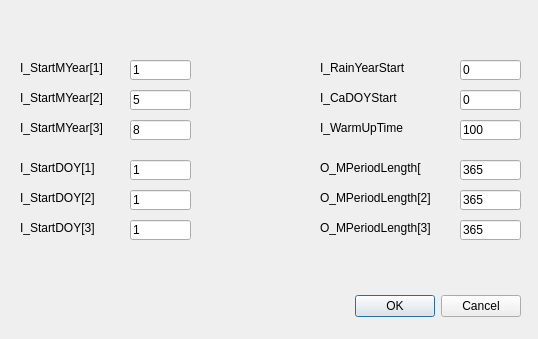
<?xml version="1.0" encoding="UTF-8"?>
<ui version="4.0">
 <class>Dialog</class>
 <widget class="QDialog" name="Dialog">
  <property name="geometry">
   <rect>
    <x>0</x>
    <y>0</y>
    <width>538</width>
    <height>339</height>
   </rect>
  </property>
  <property name="windowTitle">
   <string>Input initial run</string>
  </property>
  <widget class="QDialogButtonBox" name="buttonBox">
   <property name="geometry">
    <rect>
     <x>180</x>
     <y>290</y>
     <width>341</width>
     <height>32</height>
    </rect>
   </property>
   <property name="orientation">
    <enum>Qt::Horizontal</enum>
   </property>
   <property name="standardButtons">
    <set>QDialogButtonBox::Cancel|QDialogButtonBox::Ok</set>
   </property>
  </widget>
  <widget class="QLabel" name="label_123">
   <property name="geometry">
    <rect>
     <x>20</x>
     <y>220</y>
     <width>91</width>
     <height>16</height>
    </rect>
   </property>
   <property name="text">
    <string>I_StartDOY[3]</string>
   </property>
  </widget>
  <widget class="QLineEdit" name="I_CaDOYStart">
   <property name="geometry">
    <rect>
     <x>460</x>
     <y>90</y>
     <width>61</width>
     <height>20</height>
    </rect>
   </property>
   <property name="text">
    <string>0</string>
   </property>
  </widget>
  <widget class="QLineEdit" name="I_StartMYear_1">
   <property name="geometry">
    <rect>
     <x>130</x>
     <y>60</y>
     <width>61</width>
     <height>20</height>
    </rect>
   </property>
   <property name="text">
    <string>1</string>
   </property>
  </widget>
  <widget class="QLabel" name="label_118">
   <property name="geometry">
    <rect>
     <x>20</x>
     <y>120</y>
     <width>91</width>
     <height>16</height>
    </rect>
   </property>
   <property name="text">
    <string>I_StartMYear[3]</string>
   </property>
  </widget>
  <widget class="QLineEdit" name="O_MPeriodLength_3">
   <property name="geometry">
    <rect>
     <x>460</x>
     <y>220</y>
     <width>61</width>
     <height>20</height>
    </rect>
   </property>
   <property name="text">
    <string>365</string>
   </property>
  </widget>
  <widget class="QLineEdit" name="I_WarmUpTime">
   <property name="geometry">
    <rect>
     <x>460</x>
     <y>120</y>
     <width>61</width>
     <height>20</height>
    </rect>
   </property>
   <property name="text">
    <string>100</string>
   </property>
  </widget>
  <widget class="QLabel" name="label_125">
   <property name="geometry">
    <rect>
     <x>320</x>
     <y>220</y>
     <width>111</width>
     <height>16</height>
    </rect>
   </property>
   <property name="text">
    <string>O_MPeriodLength[3]</string>
   </property>
  </widget>
  <widget class="QLabel" name="label_116">
   <property name="geometry">
    <rect>
     <x>320</x>
     <y>90</y>
     <width>91</width>
     <height>16</height>
    </rect>
   </property>
   <property name="text">
    <string>I_CaDOYStart</string>
   </property>
  </widget>
  <widget class="QLineEdit" name="I_RainYearStart">
   <property name="geometry">
    <rect>
     <x>460</x>
     <y>60</y>
     <width>61</width>
     <height>20</height>
    </rect>
   </property>
   <property name="text">
    <string>0</string>
   </property>
  </widget>
  <widget class="QLineEdit" name="I_StartMYear_3">
   <property name="geometry">
    <rect>
     <x>130</x>
     <y>120</y>
     <width>61</width>
     <height>20</height>
    </rect>
   </property>
   <property name="text">
    <string>8</string>
   </property>
  </widget>
  <widget class="QLineEdit" name="I_StartDOY_1">
   <property name="geometry">
    <rect>
     <x>130</x>
     <y>160</y>
     <width>61</width>
     <height>20</height>
    </rect>
   </property>
   <property name="text">
    <string>1</string>
   </property>
  </widget>
  <widget class="QLabel" name="label_126">
   <property name="geometry">
    <rect>
     <x>320</x>
     <y>190</y>
     <width>111</width>
     <height>16</height>
    </rect>
   </property>
   <property name="text">
    <string>O_MPeriodLength[2]</string>
   </property>
  </widget>
  <widget class="QLineEdit" name="O_MPeriodLength_2">
   <property name="geometry">
    <rect>
     <x>460</x>
     <y>190</y>
     <width>61</width>
     <height>20</height>
    </rect>
   </property>
   <property name="text">
    <string>365</string>
   </property>
  </widget>
  <widget class="QLabel" name="label_117">
   <property name="geometry">
    <rect>
     <x>320</x>
     <y>120</y>
     <width>91</width>
     <height>16</height>
    </rect>
   </property>
   <property name="text">
    <string>I_WarmUpTime</string>
   </property>
  </widget>
  <widget class="QLabel" name="label_115">
   <property name="geometry">
    <rect>
     <x>320</x>
     <y>60</y>
     <width>91</width>
     <height>16</height>
    </rect>
   </property>
   <property name="text">
    <string>I_RainYearStart</string>
   </property>
  </widget>
  <widget class="QLabel" name="label_119">
   <property name="geometry">
    <rect>
     <x>20</x>
     <y>60</y>
     <width>91</width>
     <height>16</height>
    </rect>
   </property>
   <property name="text">
    <string>I_StartMYear[1]</string>
   </property>
  </widget>
  <widget class="QLabel" name="label_124">
   <property name="geometry">
    <rect>
     <x>320</x>
     <y>160</y>
     <width>101</width>
     <height>16</height>
    </rect>
   </property>
   <property name="text">
    <string>O_MPeriodLength[1]</string>
   </property>
  </widget>
  <widget class="QLineEdit" name="O_MPeriodLength_1">
   <property name="geometry">
    <rect>
     <x>460</x>
     <y>160</y>
     <width>61</width>
     <height>20</height>
    </rect>
   </property>
   <property name="text">
    <string>365</string>
   </property>
  </widget>
  <widget class="QLabel" name="label_121">
   <property name="geometry">
    <rect>
     <x>20</x>
     <y>160</y>
     <width>91</width>
     <height>16</height>
    </rect>
   </property>
   <property name="text">
    <string>I_StartDOY[1]</string>
   </property>
  </widget>
  <widget class="QLabel" name="label_120">
   <property name="geometry">
    <rect>
     <x>20</x>
     <y>90</y>
     <width>91</width>
     <height>16</height>
    </rect>
   </property>
   <property name="text">
    <string>I_StartMYear[2]</string>
   </property>
  </widget>
  <widget class="QLabel" name="label_122">
   <property name="geometry">
    <rect>
     <x>20</x>
     <y>190</y>
     <width>91</width>
     <height>16</height>
    </rect>
   </property>
   <property name="text">
    <string>I_StartDOY[2]</string>
   </property>
  </widget>
  <widget class="QLineEdit" name="I_StartMYear_2">
   <property name="geometry">
    <rect>
     <x>130</x>
     <y>90</y>
     <width>61</width>
     <height>20</height>
    </rect>
   </property>
   <property name="text">
    <string>5</string>
   </property>
  </widget>
  <widget class="QLineEdit" name="I_StartDOY_3">
   <property name="geometry">
    <rect>
     <x>130</x>
     <y>220</y>
     <width>61</width>
     <height>20</height>
    </rect>
   </property>
   <property name="text">
    <string>1</string>
   </property>
  </widget>
  <widget class="QLineEdit" name="I_StartDOY_2">
   <property name="geometry">
    <rect>
     <x>130</x>
     <y>190</y>
     <width>61</width>
     <height>20</height>
    </rect>
   </property>
   <property name="text">
    <string>1</string>
   </property>
  </widget>
 </widget>
 <resources/>
 <connections>
  <connection>
   <sender>buttonBox</sender>
   <signal>accepted()</signal>
   <receiver>Dialog</receiver>
   <slot>accept()</slot>
   <hints>
    <hint type="sourcelabel">
     <x>248</x>
     <y>254</y>
    </hint>
    <hint type="destinationlabel">
     <x>157</x>
     <y>274</y>
    </hint>
   </hints>
  </connection>
  <connection>
   <sender>buttonBox</sender>
   <signal>rejected()</signal>
   <receiver>Dialog</receiver>
   <slot>reject()</slot>
   <hints>
    <hint type="sourcelabel">
     <x>316</x>
     <y>260</y>
    </hint>
    <hint type="destinationlabel">
     <x>286</x>
     <y>274</y>
    </hint>
   </hints>
  </connection>
 </connections>
</ui>
